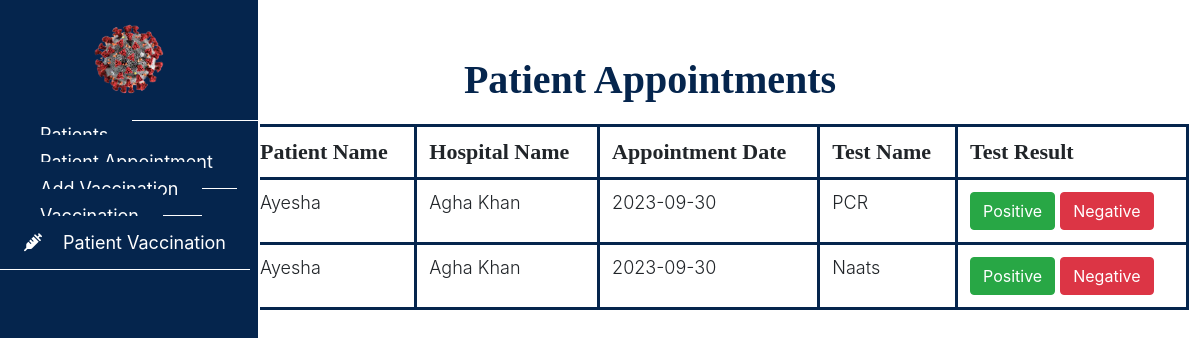
The app's page /hospital/patientappointment.php (signed in), older data.
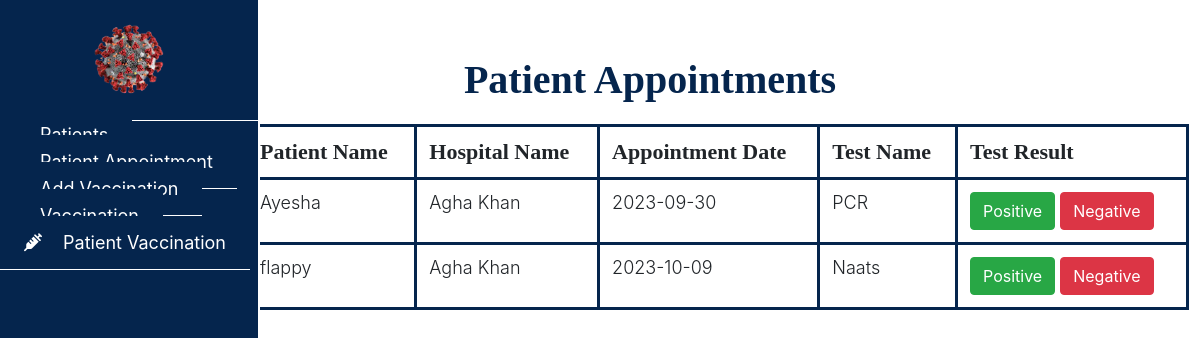
The same page, newer data.
### tables this page shows
CREATE TABLE `appointment` (
  `app_id` int(11) NOT NULL,
  `patient_id` int(11) DEFAULT NULL,
  `hospital_id` int(11) DEFAULT NULL,
  `app_date` date DEFAULT NULL,
  `status` int(11) DEFAULT NULL,
  `app_time` time DEFAULT NULL,
  `test_name` varchar(255) NOT NULL,
  `approval_status` enum('Pending','Approved','Rejected') DEFAULT 'Pending'
);

CREATE TABLE `patient` (
  `patient_id` int(11) NOT NULL,
  `patient_name` varchar(255) DEFAULT NULL,
  `address` varchar(255) DEFAULT NULL,
  `email` varchar(255) DEFAULT NULL,
  `password` varchar(255) DEFAULT NULL
);

CREATE TABLE `hospital` (
  `hospital_id` int(11) NOT NULL,
  `hospital_name` varchar(255) DEFAULT NULL,
  `location` varchar(255) DEFAULT NULL,
  `password` varchar(255) DEFAULT NULL,
  `status` int(11) NOT NULL,
  `approval_status` enum('Pending','Approved','Rejected') DEFAULT 'Pending'
);

### hospital/patientappointment.php (the view, shortened to what this page needs)
<?php
include("../connection.php");
?>
<html lang="en">
<head>
    <link rel="stylesheet" href="../admin/assets/style.css">
    <link rel="stylesheet" href="https://cdn.usebootstrap.com/bootstrap/3.3.7/css/bootstrap.min.css">
    <link rel="stylesheet"
        href="https://cdnjs.cloudflare.com/ajax/libs/material-design-iconic-font/2.2.0/css/material-design-iconic-font.min.css">
    <link rel="stylesheet" href="https://cdnjs.cloudflare.com/ajax/libs/font-awesome/6.4.0/css/all.min.css">
</head>
<body>
    <div id="sidebar">
        <header>
            <a href="#"><img src="../images/covidlogo.png" alt="" style="width:120px ; height:120;padding: 20px;"></a>
        </header>
        <ul class="nav">
            <li>
                <a href="patientlist.php">
                </a>
            </li>
            <li>
                <a href="patientappointment.php">
                </a>
            </li>
            <li>
                <a href="addvaccine.php">
                </a>
            </li>
            <li>
                <a href="vacstatus.php">
                </a>
            </li>
            <li>
                <a href="patientvacstatus.php">
                    <i class="fas fa-syringe"></i> Patient Vaccination
                </a>
            </li>
        </ul>
    </div>
    <nav class="navbar">
        <div class="container-fluid">
            <ul class="nav navbar-nav navbar-right">
                <li class="dropdown">
                    <a href="#" class="dropdown-toggle" data-toggle="dropdown">
                    </a>
                </li>
            </ul>
        </div>
    </nav>
    <div class="container-fluid" id="all-products">
        <h1 class="text-center">Patient Appointments</h1>
        <div class="container">
            <table class="table">
                <thead>
                    <tr>
                        <th>Patient Name</th>
                        <th>Hospital Name</th>
                        <th>Appointment Date</th>
                        <th>Test Name</th>
                        <th>Test Result</th>
                    </tr>
                </thead>
                <tbody>
                    <?php
                    $hospital_id = $_SESSION['hospital_id'];
                    $query = "SELECT a.*, p.patient_name FROM appointment a JOIN patient p ON a.patient_id = p.patient_id WHERE a.approval_status = 'Approved' AND a.hospital_id = $hospital_id";
                    $result = mysqli_query($con, $query);
                    while ($row = mysqli_fetch_assoc($result)):
                        $patient_id = $row['patient_id'];
                        $patient_query = "SELECT patient_name FROM patient WHERE patient_id = $patient_id";
                        $patient_result = mysqli_query($con, $patient_query);
                        $hospital_query = "SELECT hospital_name FROM hospital WHERE hospital_id = $hospital_id";
                        $hospital_result = mysqli_query($con, $hospital_query);
                        if ($patient_result && $hospital_result):
                            $patient_data = mysqli_fetch_assoc($patient_result);
                            $hospital_data = mysqli_fetch_assoc($hospital_result);
                            $patient_name = $patient_data['patient_name'];
                            $hospital_name = $hospital_data['hospital_name'];
                            ?>
                            <tr data-appid="<?= $row['app_id'] ?>">
                                <td>
                                    <?= $patient_name ?>
                                </td>
                                <td>
                                    <?= $hospital_name ?>
                                </td>
                                <td>
                                    <?= $row['app_date'] ?>
                                </td>
                                <td>
                                    <?= $row['test_name'] ?>
                                </td>
                                <td>
                                    <button class="btn btn-success"
                                        onclick="updateStatus(<?= $row['app_id'] ?>, 1, this)">Positive</button>
                                    <button class="btn btn-danger"
                                        onclick="updateStatus(<?= $row['app_id'] ?>, 0, this)">Negative</button>
                                </td>
                            </tr>
                        <?php endif; ?>
                    <?php endwhile; ?>
                </tbody>
            </table>
        </div>
    </div>
</body>
</html>

Row changes from the older to the newer data that the page shows:
removed appointment: patient.patient_name "Ayesha", hospital.hospital_name "Agha Khan", app_date "2023-09-30", test_name "Naats"
added appointment: patient.patient_name "flappy", hospital.hospital_name "Agha Khan", app_date "2023-10-09", test_name "Naats"
